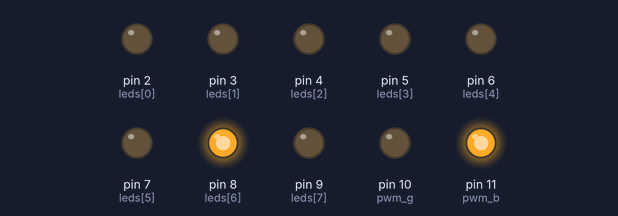
A sketch run on a simulated Arduino Uno, built with avr-gcc and run on an emulated ATmega328P. On the bench: output pins drawn as LEDs (lit = HIGH).

Above: at 0.05 s.
At 4.95 s:
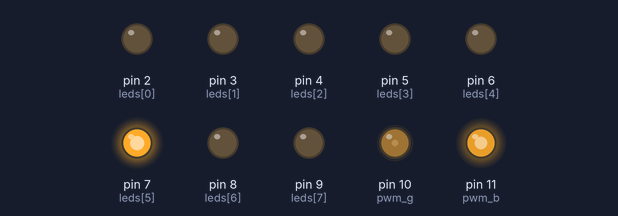
At 9.95 s:
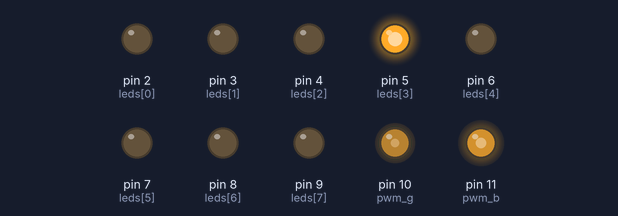
At 19.96 s:
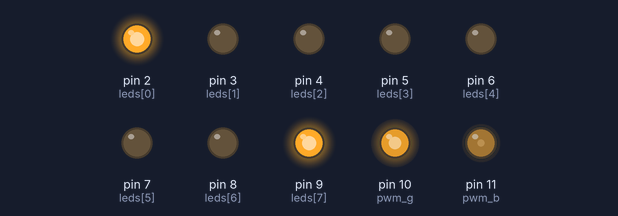
At 29.86 s:
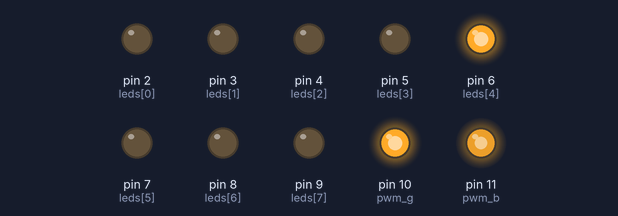
At 39.87 s:
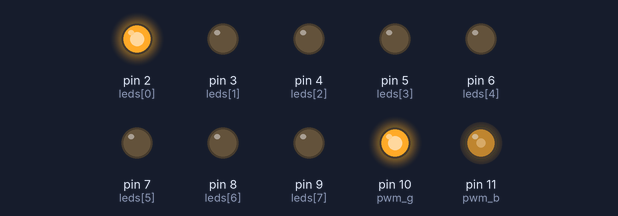
Timing chart, 0 to 40.0 s (numbered marks = the images above):
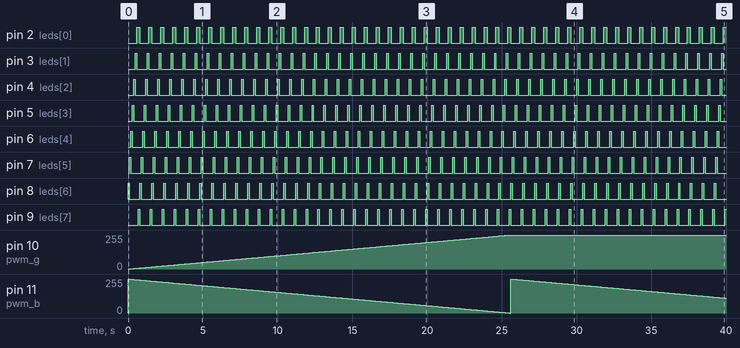

The sketch:

cdio-ring-animation.ino
```cpp
const int pwm_g = 10;
const int pwm_b = 11;
const int nL = 8;
const int leds[] = {2, 3, 4, 5, 6, 7, 8, 9};
byte a = B00000001;
int counter = 0;
int g = 0;
int b = 255;

void setup(){
  for(int i = 0; i < nL; ++i){
    pinMode(leds[i], OUTPUT);
  }
}

void loop(){
  demo1();
}

void demo1(){
  analogWrite(pwm_g, g);
  analogWrite(pwm_b, b);

  byte a = bitSL();

  digitalWrite(2, bitRead(a, 7));
  digitalWrite(3, bitRead(a, 6));
  digitalWrite(4, bitRead(a, 5));
  digitalWrite(5, bitRead(a, 4));
  digitalWrite(6, bitRead(a, 3));
  digitalWrite(7, bitRead(a, 2));
  digitalWrite(8, bitRead(a, 1));
  digitalWrite(9, bitRead(a, 0));

  delay(100);

  g += 1;
  b -= 1;
}

byte bitSL(){
  if(counter < 7){
    a = a << 1;
    counter++;
  }
  else{
    bitWrite(a, 0, 1);
    counter = 0;
  }
  return a;
}
```

Measured:
- by itself, pin 2 (leds[0]): alternates HIGH for 0.20 s and LOW for 0.60 s
- by itself, pin 10 (pwm_g): moves from 0/255 to 255/255 over 25.4 s
- by itself, pin 11 (pwm_b): ramps from 255/255 to 0/255 and jumps back, once every 25.6 s
- by itself, pin 3 (leds[1]), pin 4 (leds[2]), pin 5 (leds[3]), pin 6 (leds[4]), pin 7 (leds[5]), pin 8 (leds[6]), pin 9 (leds[7]): alternates HIGH for 0.10 s and LOW for 0.70 s
